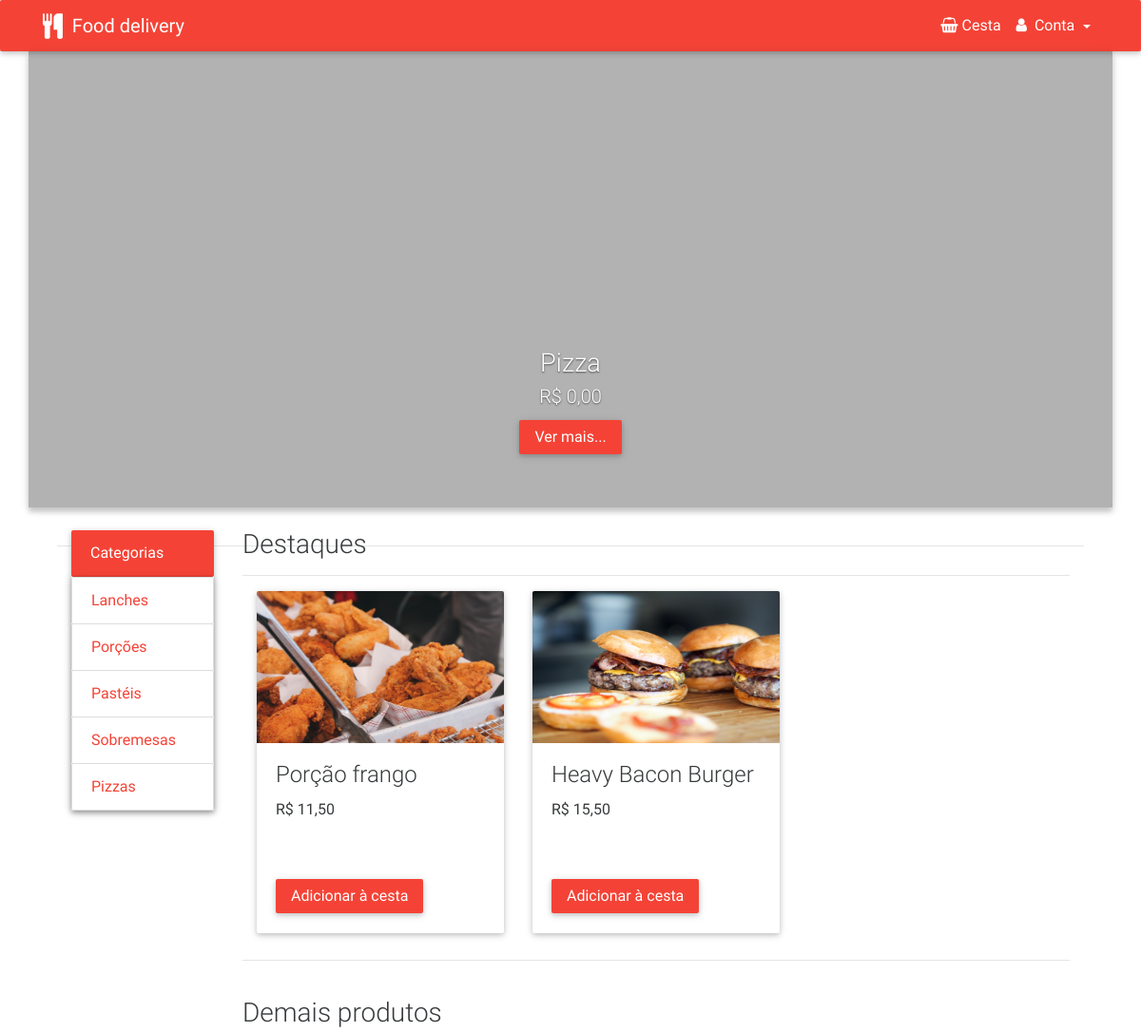
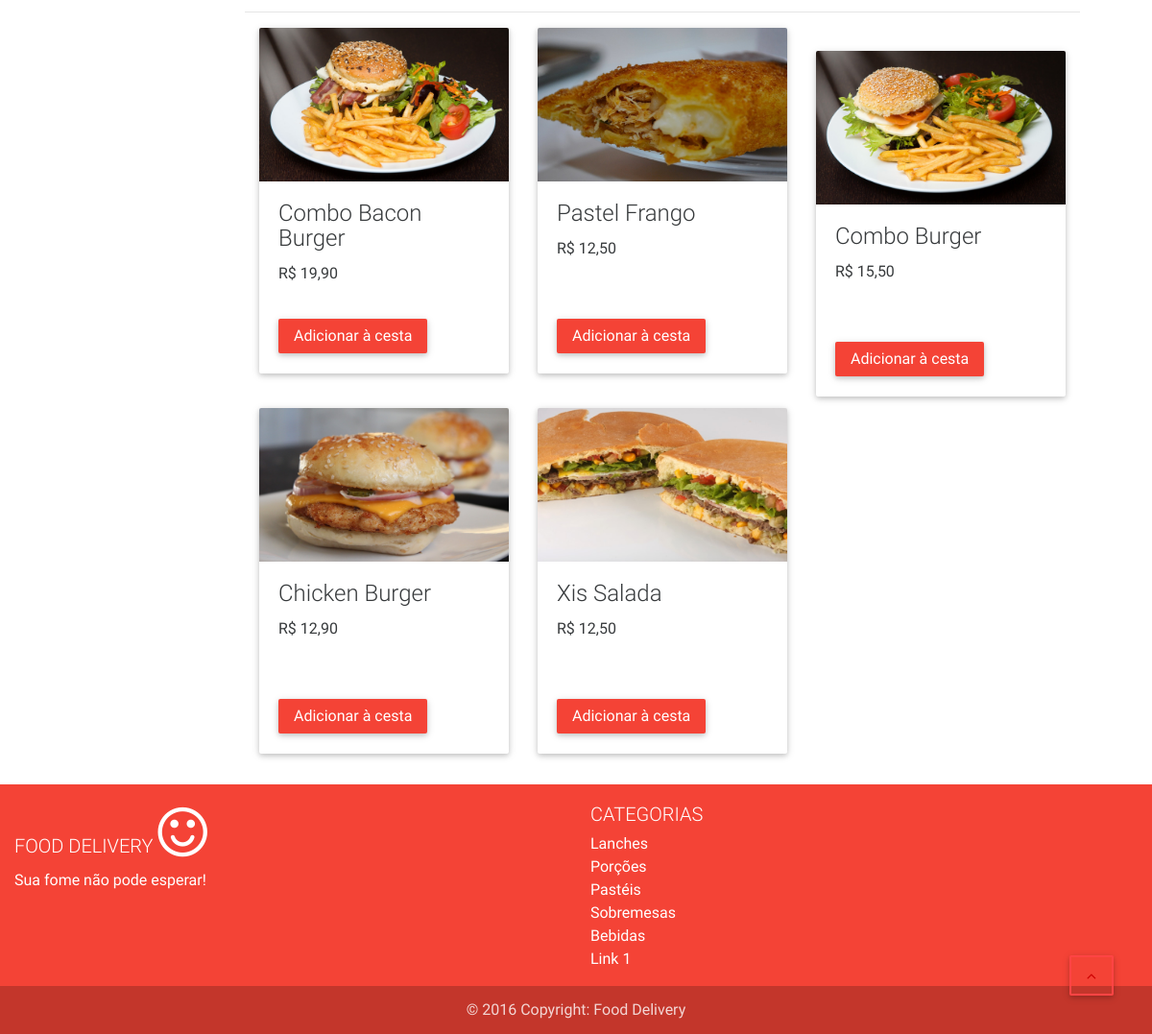
The app's page /site/ with its own data (2 pictures, top to bottom).
### tables this page shows
CREATE TABLE `categoria` (
  `idCategoria` int(11) NOT NULL,
  `nome` varchar(15) NOT NULL,
  `descricao` varchar(100) NOT NULL
);

CREATE TABLE `produto` (
  `idProduto` int(11) NOT NULL,
  `nome` varchar(20) NOT NULL,
  `descricao` varchar(200) NOT NULL,
  `tempoPreparo` time NOT NULL,
  `valor` float NOT NULL,
  `idCategoria` int(11) NOT NULL,
  `imagem` varchar(36) NOT NULL
);

### site/controller/storeController.php (called while the page is built, shortened)
<?php
require $_SERVER['DOCUMENT_ROOT'] . '/pintegrador/admin/protected/libs/conexao.php';
require_once SERVER_ROOT . 'admin/protected/model/produtoModel.php';
require_once SERVER_ROOT . 'admin/protected/model/categoriaModel.php';
require_once SERVER_ROOT . 'admin/protected/model/saborModel.php';
require_once SERVER_ROOT . 'admin/protected/model/destaquesModel.php';
class storeController {
    private $produtoModel;
    private $categoriaModel;
    private $saborModel;
    private $destaquesModel;
    function __construct() {
        $this->produtoModel = new ProdutoModel();
        $this->categoriaModel = new CategoriaModel();
        $this->saborModel = new SaborModel();
        $this->destaquesModel = new DestaquesModel();
    }
    public function listaCategorias() {
        return $this->categoriaModel->buscarTodos();
    }
    public function listaDestaques() {
        return $this->destaquesModel->buscarProdutos();
    }
    public function produtosCarousel() {
        return $this->produtoModel->buscaCarrousel();
    }
    public function buscarPizzas() {
        return $this->saborModel->buscarTodos();
    }
}

### admin/protected/libs/conexao.php (called while the page is built, shortened)
<?php
class Conexao {
    public function estabeleceConexao() {
        try {
            $this->bd = new PDO(
                    BD_TIPO.':host='.BD_HOST.';dbname='.BD_NOME,
                    BD_USUARIO,
                    BD_SENHA
                );
        } catch (PDOException $exc) {
            echo '<script>window.alert("Houve um problema com a conexão ao banco de dados!\nEntre em contato com o administrador do sistema!");</script>';
            exit;
        }
    }
}

### admin/protected/model/saborModel.php (called while the page is built, shortened)
<?php
class SaborModel extends Conexao {
    public function buscarTodos() {
        $select = "SELECT * FROM sabor ";
        $query = $this->bd->query($select);
        if (is_bool($query)) {
            return false;
        } else {
            return $query->fetchAll();
        }
    }
}

### admin/protected/model/categoriaModel.php (called while the page is built, shortened)
<?php
class CategoriaModel extends Conexao {
    public function buscarTodos() {
        $select = "SELECT * FROM categoria ";
        $query = $this->bd->query($select);
        if (is_bool($query)) {
            return false;
        } else {
            return $query->fetchAll();
        }
    }
}

### admin/protected/model/destaquesModel.php (called while the page is built, shortened)
<?php
class DestaquesModel extends Conexao {
    public function buscarProdutos() {
        $select = "SELECT p.*, c.nome as categoria FROM produto p "
                . "INNER JOIN categoria c ON c.idCategoria=p.idCategoria "
                . "INNER JOIN destaques d ON d.idProduto=p.idProduto ";
        $query = $this->bd->query($select);
        return $query->fetchAll();
    }
}

### admin/protected/model/produtoModel.php (called while the page is built, shortened)
<?php
class ProdutoModel extends Conexao {
    public function buscaCarrousel() {
        $sql = "SELECT p.* FROM produto p
                LEFT JOIN destaques d ON p.idProduto = d.idProduto
                WHERE ISNULL(d.idProduto)
                ORDER BY rand()";
        $query = $this->bd->query($sql);
        return $query->fetchAll();
    }
}

### site/index.php (the view, shortened to what this page needs)
<?php
require_once './controller/storeController.php';
$store = new storeController();
$categorias = $store->listaCategorias();
$destaques = $store->listaDestaques();
$carouselItems = $store->produtosCarousel();
$pizzaDestaque = $store->buscarPizzas();
shuffle($pizzaDestaque);
?>
<!DOCTYPE html>
<html lang="en">
    <head>
        <link rel="stylesheet" href="https://maxcdn.bootstrapcdn.com/font-awesome/4.6.0/css/font-awesome.min.css">
        <link href="resources/css/bootstrap.min.css" rel="stylesheet">
        <link href="resources/css/mdb.min.css" rel="stylesheet">
        <link href="resources/css/style.css" rel="stylesheet">
    </head>
    <body>
        <div>
            <nav class="navbar navbar-dark red">
                <div class="container">
                    <a class="navbar-brand" href="index.php" style="vertical-align: middle "><i class="fa fa-cutlery fa-lg" aria-hidden="true"></i>
                        &nbsp;Food delivery</a>
                    <div class="collapse navbar-toggleable-xs" id="collapseEx23">
                        <ul class="nav navbar-nav nav-flex-icons">
                            <li class="nav-item ">
                                <a class="nav-link" href="cesta/cesta.php"><i class="fa fa-shopping-basket" aria-hidden="true"></i>&nbsp;Cesta</a>
                            </li>
                            <li class="nav-item avatar dropdown">
                                <a class="nav-link dropdown-toggle" id="dropdownMenu1" data-toggle="dropdown" aria-haspopup="true" aria-expanded="false">
                                    <i class="fa fa-user" aria-hidden="true"></i>&nbsp;
                                    <?php
                                    if (isset($_SESSION['user']['nome']))
                                        echo $_SESSION['user']['nome'];
                                    else
                                        echo 'Conta';
                                    ?>
                                </a>
                            </li>
                        </ul>
                    </div>
                </div>
            </nav>
        </div>
        <button class="btn btn-danger-outline" id="backtop"><i class="fa fa-angle-up"></i></button>
        <div class="container">
            <div class="row">
                <div id="carousel-example-2" class="carousel slide carousel-fade" data-ride="carousel" style="box-shadow: 0 5px 5px 0 rgba(0,0,0,.16),0 2px 10px 0 rgba(0,0,0,.12);">
                    <div class="carousel-inner" role="listbox">
                        <div class="carousel-item active">
                            <div class="view hm-black-light">
                                <div class="full-bg-img">
                                </div>
                            </div>
                            <div class="carousel-caption">
                                <div class="animated fadeInDown">
                                    <h3 class="h3-responsive">Pizza <?= $pizzaDestaque[6]['nome'] ?></h3>
                                    <h5>R$&nbsp;<?php echo number_format($pizzaDestaque[6]['valor'], 2, ',', ' '); ?></h5>
                                    <a href="pizzas/"
                                       class="btn btn-danger">Ver mais...</a>
                                </div>
                            </div>
                        </div>
                    </div>
                </div>
                <br/>
                <div class="container">
                    <div class="col-md-12">
                        <div class="col-md-2">
                            <div class="card">
                                <div class="card-header danger-color-dark white-text">
                                    Categorias
                                </div>
                                <div class="collapse navbar-toggleable-xs" id="collapseEx22">
                                    <div class="list-group">
                                        <?php foreach ($categorias as $cat) { ?>
                                            <a href="categoria/categoria.php?id=<?= $cat['idCategoria'] ?>" class="list-group-item"><?= $cat['nome'] ?></a>
                                        <?php } ?>
                                        <a href="pizzas/" class="list-group-item">Pizzas</a>
                                    </div>
                                </div>
                            </div>
                        </div>
                        <div class="col-md-10">
                            <h3 class="title">Destaques</h3><hr/>
                            <?php
                            shuffle($destaques);
                            foreach ($destaques as $destaque) {
                                ?>
                                <div class="col-md-4">
                                    <div class="card">
                                        <img class="img-fluid" src="public/img/<?= $destaque['imagem'] ?>" alt="Pizza Calabresa">
                                        <div class="card-block">
                                            <h4 class="card-title"><?= $destaque['nome'] ?></h4>
                                            <p class="card-text">R$ <?php echo number_format($destaque['valor'], 2, ',', ' '); ?></p>
                                            <a href="produto/produto.php?id=<?= $destaque['idProduto'] ?>" id="btn-destaque" class="btn btn-danger">Adicionar à cesta</a>
                                        </div>
                                    </div>
                                </div>
                                <?php
                            }
                            ?>
                        </div><hr/>
                        <div class="col-md-2"></div>
                        <div class="col-md-10">
                            <hr/><br/>
                            <h3 class="title">Demais produtos</h3><hr/>
                            <?php
                            $quebraLinha = 0;
                            foreach ($carouselItems as $item) {
                                if ($quebraLinha === 2)
                                    echo '<br/>';
                                ?>
                                <div class="col-md-4">
                                    <div class="card">
                                        <img class="img-fluid" src="public/img/<?= $item['imagem'] ?>">
                                        <div class="card-block">
                                            <h4 class="card-title"><?= $item['nome'] ?></h4>
                                            <p class="card-text">R$ <?php echo number_format($item['valor'], 2, ',', ' '); ?></p>
                                            <a href="produto/produto.php?id=<?= $item['idProduto'] ?>" id="btn-destaque" class="btn btn-danger">Adicionar à cesta</a>
                                        </div>
                                    </div>
                                </div>
                                <?php
                                if ($quebraLinha < 3) {
                                    $quebraLinha++;
                                } else {
                                    $quebraLinha = 0;
                                }
                            }
                            ?>
                        </div>
                    </div>
                </div>
            </div>
        </div>
    <footer class="page-footer red center-on-small-only">
        <div class="container-fluid">
            <div class="row">
                <div class="col-md-6">
                    <h5 class="title">Food Delivery <i class="fa fa-smile-o fa-3x" aria-hidden="true"></i></h5>
                    <p>Sua fome não pode esperar!</p>
                </div>
                <div class="col-md-6">
                    <h5 class="title">Categorias</h5>
                    <ul>
                        <li><a href="categoria/categoria.php?id=3">Lanches</a></li>
                        <li><a href="categoria/categoria.php?id=4">Porções</a></li>
                        <li><a href="categoria/categoria.php?id=5">Pastéis</a></li>
                        <li><a href="categoria/categoria.php?id=6">Sobremesas</a></li>
                        <li><a href="categoria/categoria.php?id=7">Bebidas</a></li>
                        <li><a href="pizzas/">Link 1</a></li>
                    </ul>
                </div>
            </div>
        </div>
        <div class="footer-copyright">
            <div class="container-fluid">
                © 2016 Copyright: Food Delivery
            </div>
        </div>
    </footer>
</body>
</html>

### site/resources/css/style.css (style rules this page uses)
.list-group-item, a { color: rgb(244, 67, 54); }
.danger-color-dark { background-color: rgb(244, 67, 54)!important; }
#carousel-example-2, #carousel-example-2 img { width: 100%; position: relative !important; }
.view { height: 30em; }
.col-md-4 > .card { height: 22.5em; width: 100%; padding: auto; }
.col-md-4 > .card > .img-fluid { width: 100%; height: 10em; }
#btn-destaque { position: absolute; bottom: 0; margin-bottom: 8%; margin-left: 0; }

### site/index.php (style rules this page uses)
#backtop { position: fixed; display: block; right: 0; bottom: 0; margin-right: 40px; margin-bottom: 40px; z-index: 900; }

### records on screen
categoria: nome "Lanches"
categoria: nome "Porções"
categoria: nome "Pastéis"
categoria: nome "Sobremesas"
produto: imagem (picture), nome "Porção frango", valor "11,50"
produto: imagem (picture), nome "Heavy Bacon Burger", valor "15,50"
produto: imagem (picture), nome "Combo Bacon Burger", valor "19,90"
produto: imagem (picture), nome "Pastel Frango", valor "12,50"
produto: imagem (picture), nome "Combo Burger", valor "15,50"
produto: imagem (picture), nome "Chicken Burger", valor "12,90"
produto: imagem (picture), nome "Xis Salada", valor "12,50"

### other values on screen
$pizzaDestaque[6]['valor'] "0,00"
